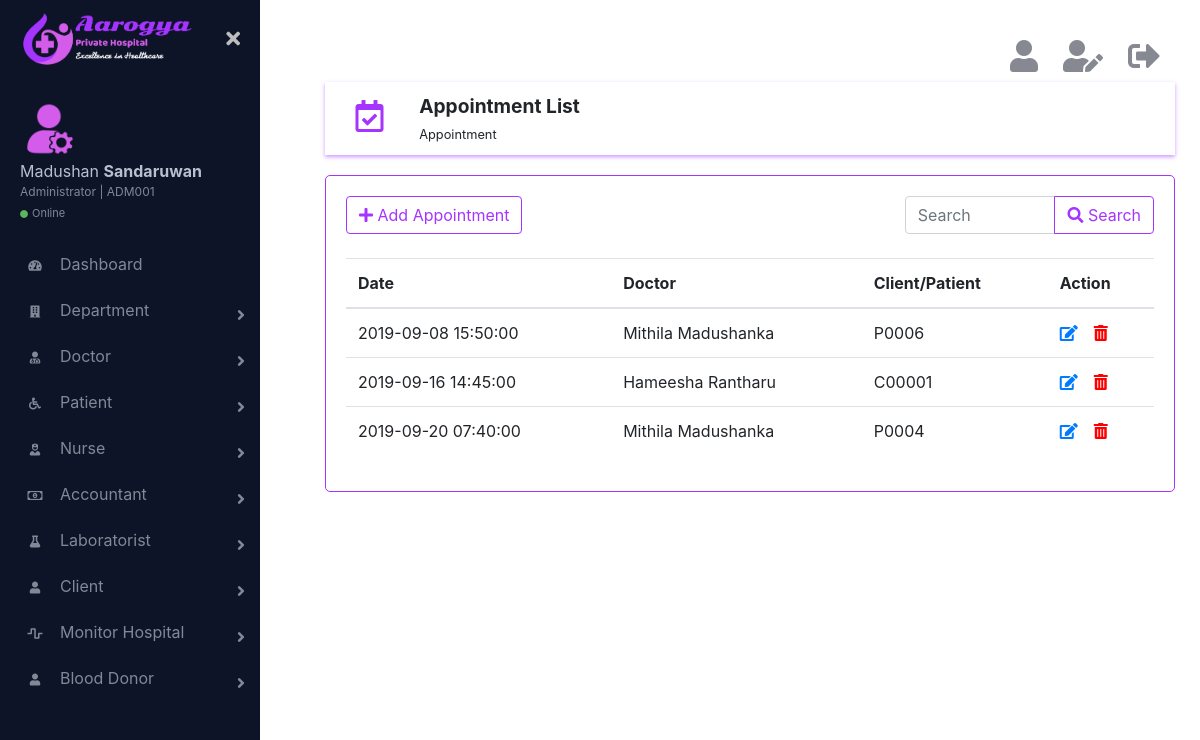
Screenshot of /html/appointmentList.php (signed in) with the database file from the repository.
### tables this page shows
CREATE TABLE IF NOT EXISTS `appointment` (
  `id` int(11) NOT NULL AUTO_INCREMENT,
  `doctorId` char(6) NOT NULL,
  `clientId` char(6) NOT NULL,
  `date` date NOT NULL,
  `time` time NOT NULL,
  `is_deleted` int(11) NOT NULL,
  PRIMARY KEY (`id`)
);

CREATE TABLE IF NOT EXISTS `doctor` (
  `id` char(6) NOT NULL,
  `firstName` varchar(20) NOT NULL,
  `lastName` varchar(20) NOT NULL,
  `email` varchar(100) NOT NULL,
  `mobile` char(10) NOT NULL,
  `department` char(3) NOT NULL,
  `is_deleted` int(11) NOT NULL,
  PRIMARY KEY (`id`)
);

### html/appointmentList.php (the view, shortened to what this page needs)
<?php
    require_once('../connection/connection.php');
?>
<!DOCTYPE html>
<html lang="en">
    <head>
        <link rel="stylesheet" href="../css/bootstrap.min.css">
        <link href="https://cdnjs.cloudflare.com/ajax/libs/font-awesome/5.10.0-11/css/all.css" rel="stylesheet">
        <link href="../css/main.css" rel="stylesheet">
    </head>
    <body>
        <div class="page-wrapper chiller-theme toggled">
            <?php
                require_once('sidebar.php');
            ?>
            <main class="page-content">
                <div class="container">
                    <?php
                        require_once('logoutbar.php');
                    ?>
                    <div class="row topic">
                        <div class="col-md-1 topic-logo">
                            <i class="far fa-calendar-check fa-2x"></i>
                        </div>
                        <div class="col-md-11">
                            <span class="font-weight-bold"><big>Appointment List</big><br><small>Appointment</small></span>
                        </div>
                    </div>
                    <div class="row">
                        <div class="col-md-12 form">
                            <div class="row">
                                <div class='col-md-8'>
                                    <?php
                                        if($_SESSION['role'] == 'client'){
                                            echo "<a href='addAppointment.php' ><button type='button' class='btn btn-outline-primary'><i class='far fa-envelope'></i>  Apply Appointment</button></a>";
                                        } else {
                                            echo "<a href='addAppointment.php' ><button type='button' class='btn btn-outline-primary'><i class='fas fa-plus'></i>  Add Appointment</button></a>";
                                        }
                                    ?>
                                </div>
                                <div class="col-md-4">
                                    <div class="input-group">
                                        <input type="search" class="form-control" placeholder="Search">
                                        <div class="input-group-append">
                                            <button class="btn btn-outline-primary" type="button"><i class="fas fa-search"></i> Search</button>
                                        </div>
                                    </div>
                                </div>
                            </div>
                            <br>
                            <table class="table">
                              <thead>
                                <tr>
                                    <th scope="col">Date</th>
                                    <th scope="col">Doctor</th>
                                    <th scope="col">Client/Patient</th>
                                    <?php
                                        if($_SESSION['role'] != 'client'){
                                            echo "<th scope='col'>Action</th>";
                                        }
                                    ?>
                                </tr>
                              </thead>
                              <tbody>
                                  <?php
                                    if($_SESSION['role'] == 'doctor'){
                                        $query = "SELECT a.*,d.firstName as fn, d.lastName as ln FROM `appointment` a, `doctor` d WHERE a.is_deleted = 0 AND a.doctorId = d.id AND a.doctorId = '{$_SESSION['id']}' ORDER BY `date`";
                                    } else if($_SESSION['role'] == 'client'){
                                        $query = "SELECT a.*,d.firstName as fn, d.lastName as ln FROM `appointment` a, `doctor` d WHERE a.is_deleted = 0 AND a.doctorId = d.id AND a.clientId = '{$_SESSION['id']}' ORDER BY `date`";
                                    } else {
                                        $query = "SELECT a.*,d.firstName as fn, d.lastName as ln FROM `appointment` a, `doctor` d WHERE a.is_deleted = 0 AND a.doctorId = d.id ORDER BY `date`";
                                    }
                                    $result_set = mysqli_query($con,$query);
                                    if (mysqli_num_rows($result_set) >= 1) {
                                        while($ap = mysqli_fetch_assoc($result_set)){
                                            echo "<tr>";
                                            echo "<td>".$ap['date']." ".$ap['time']."</td>";
                                            echo "<td>".$ap['fn']." ".$ap['ln']."</td>";
                                            echo "<td>".$ap['clientId']."</td>";
                                            if($_SESSION['role'] != 'client'){
                                                echo "<td><a href=\"#\"><i class='fas fa-edit mr-3' data-toggle='tooltip' title='Edit'></i></a><a href='appointmentList.php?id={$ap['id']}' onclick=\"return confirm('Are you sure to delete this information ?');\"><i class='fas fa-trash-alt' data-toggle='tooltip' title='Delete' style='color:red;'></i></a></td>";
                                            echo "</tr>";
                                            }
                                        }
                                    } else {
                                        echo "<tr><td><h4 class='text-danger'>No records</h4></td></tr>";
                                    }
                                  ?>
                              </tbody>
                            </table>
                        </div>
                    </div>
                </div>
            </main>
        </div>
    </body>
    </html>

### css/main.css (style rules this page uses)
.page-wrapper { height: 100vh; }
@media screen and (min-width: 700px) { .page-wrapper.toggled .page-content { padding-left: 300px; } }
.page-wrapper .page-content { display: inline-block; width: 100%; padding-left: 0px; padding-top: 20px; }
.page-wrapper .page-content > div { padding: 20px 40px; }
.page-wrapper .page-content { overflow-x: hidden; }
.topic { box-shadow: 0 2px 4px rgba(165, 52, 254, 0.5); padding: 10px; }
.topic-logo { display: inline-block; text-align: center; color: rgb(165, 52, 254); margin-top: 8px; }
.form { margin-top: 20px; border: 1px solid rgb(165, 52, 254); border-radius: 5px; padding: 20px; }

### rows the page displays
appointment: date "2019-09-08", time "15:50:00", doctorId.firstName "Mithila", doctorId.lastName "Madushanka", clientId "P0006"
appointment: date "2019-09-16", time "14:45:00", doctorId.firstName "Hameesha", doctorId.lastName "Rantharu", clientId "C00001"
appointment: date "2019-09-20", time "07:40:00", doctorId.firstName "Mithila", doctorId.lastName "Madushanka", clientId "P0004"

### other values shown
$_SESSION['firstName'] "Madushan"
$_SESSION['lastName'] "Sandaruwan"
$_SESSION['id'] "ADM001"
